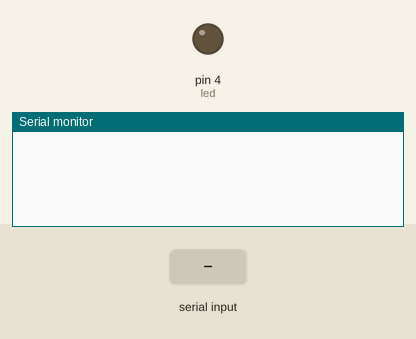
A sketch run on a simulated Arduino Nano, built with avr-gcc and run on an emulated ATmega328P. Shown: output pins drawn as LEDs (lit = HIGH), the last lines printed to the serial monitor. Inputs (shaded band) come from the test bench.

Above: at 1.2 s.
1.3 s: "#" received over the second serial link
At 2.5 s:
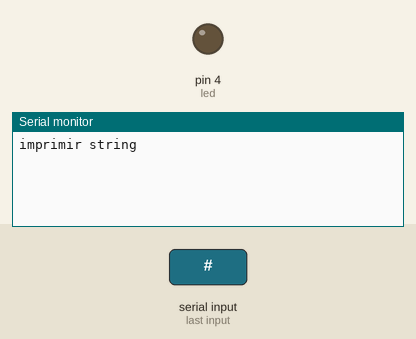
2.8 s: "2" received over the second serial link
At 3.9 s:
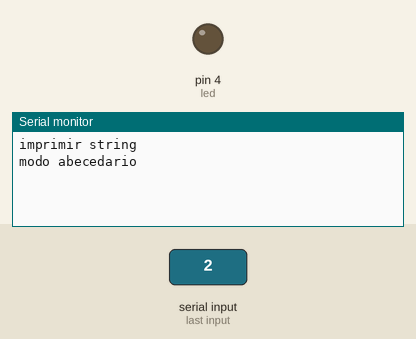
4.3 s: "3" received over the second serial link
At 5.1 s:
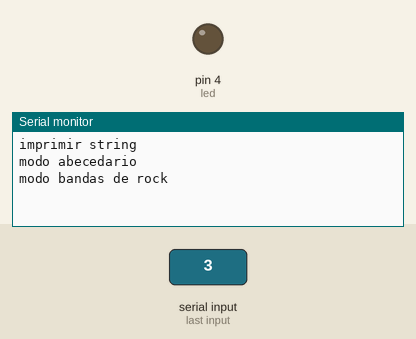

Measured:
- after the input at 1.3 s, the serial monitor: prints a new line at once (image 1)
- after the input at 2.8 s, the serial monitor: prints a new line at once (image 2)
- after the input at 4.3 s, the serial monitor: prints a new line at once (image 3)

The sketch:

bluetooth.ino
```cpp
#include <SoftwareSerial.h>
SoftwareSerial BT1(11, 10); // RX | TX //esto lo voy a borrar luego
int led = 4; //led Rojo de prueba de conexión
char cadena[20];

void setup() {
  // initialise serial communications at 9600 bps:
  //Serial.begin(9600);
  pinMode(led, OUTPUT);
  digitalWrite(led, LOW);

  BT1.begin(38400); //super importante, lo cambiaremos por serial cuando lo pasemos al nano, y conectamos en tx y rx directo
  Serial.begin(9600);

}

void loop() {

    if (BT1.available()>0){
          char caracter = BT1.read();
          switch(caracter){
            case '#':{
              //modo imprimir string
              int i=0;
              Serial.println("imprimir string");
              while(BT1.available()>0){
                cadena[i] = BT1.read();

                Serial.write(cadena[i]);
                i++;
              }
            }break;
            case '2':{
              //Modo abecedario
              Serial.println("modo abecedario");
            }break;

            case '3':{
              //Modo bandas de rock
              Serial.println("modo bandas de rock");
            }break;

            case '4':{
              //Incrementar retardo
              Serial.println("incrementar retardo");
            }break;

            case '5':{
              //Decrementar retardo
              Serial.println("decrementar retardo");
            }break;

            case '6':{
              //Incrementar espaciado
              Serial.println("incrementar espaciado");
            }break;

            case '7':{
              //Decrementar espaciado
              Serial.println("decrementar espaciado");
            }break;
            case '8':{
              Serial.println("modo ACDC");
            }break;
            case '*':{
              Serial.println("modo hora");
              int i=0;
               while(BT1.available()>0){
                cadena[i] = BT1.read();

                Serial.write(cadena[i]);
                i++;
              }
            }break;
          }
    }


}
```
